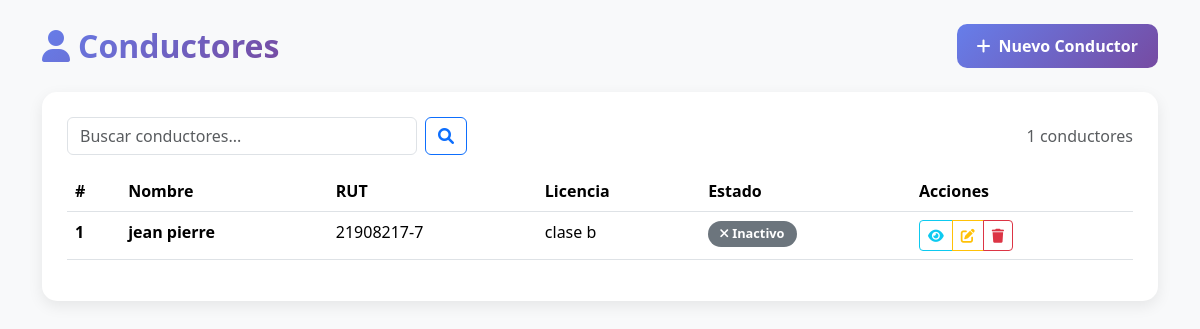
The app's page /transporte/conductores/ with its own data.
### transporte/models.py (models this page shows, shortened)
class Conductor(models.Model):
    id = models.AutoField(primary_key=True)
    nombre = models.CharField(max_length=100)
    rut = models.CharField(max_length=12, unique=True)
    licencia = models.CharField(max_length=20)
    activo = models.BooleanField(default=True)

### transporte/views.py (the view)
# urls.py: path('conductores/', views.conductores_listado, name='conductores_listado'),
def conductores_listado(request):
    query = request.GET.get('q')
    if query:
        conductores = Conductor.objects.filter(
            Q(nombre__icontains=query) |
            Q(rut__icontains=query) |
            Q(licencia__icontains=query)
        )
    else:
        conductores = Conductor.objects.all()
    return render(request, "transporte/conductores/listado_conductores.html", {"conductores": conductores})

### transporte/templates/transporte/conductores/listado_conductores.html (shortened to what this page needs)
{% load static %}
<!DOCTYPE html>
<html lang="es">
<head>
    <link href="https://cdn.jsdelivr.net/npm/bootstrap@5.3.2/dist/css/bootstrap.min.css" rel="stylesheet">
    <link rel="stylesheet" href="https://cdnjs.cloudflare.com/ajax/libs/font-awesome/6.0.0/css/all.min.css">
</head>
<body>
<div class="container py-4">
    <div class="d-flex justify-content-between align-items-center mb-4">
        <h2 class="title m-0">
            <i class="fas fa-user me-2"></i>Conductores
        </h2>
        <a href="{% url 'transporte:conductor_crear' %}" class="btn btn-primary">
            <i class="fas fa-plus me-2"></i>Nuevo Conductor
        </a>
    </div>
    <div class="table-container">
        <div class="d-flex justify-content-between align-items-center mb-3">
            <form class="d-flex" method="get" style="flex: 1; max-width: 400px;">
                <input class="form-control me-2" name="q" placeholder="Buscar conductores...">
                <button class="btn btn-outline-primary">
                    <i class="fas fa-search"></i>
                </button>
            </form>
            <span class="text-muted">{{ conductores.count }} conductores</span>
        </div>
        <div class="table-responsive">
            <table class="table table-hover">
                <thead>
                    <tr>
                        <th>#</th>
                        <th>Nombre</th>
                        <th>RUT</th>
                        <th>Licencia</th>
                        <th>Estado</th>
                        <th>Acciones</th>
                    </tr>
                </thead>
                <tbody>
                    {% for c in conductores %}
                    <tr>
                        <td><strong>{{ c.id }}</strong></td>
                        <td class="fw-bold">{{ c.nombre }}</td>
                        <td>{{ c.rut }}</td>
                        <td>{{ c.licencia }}</td>
                        <td>
                            {% if c.activo %}
                                <span class="badge bg-success badge-estado">
                                    <i class="fas fa-check me-1"></i>Activo
                                </span>
                            {% else %}
                                <span class="badge bg-secondary badge-estado">
                                    <i class="fas fa-times me-1"></i>Inactivo
                                </span>
                            {% endif %}
                        </td>
                        <td>
                            <div class="btn-group btn-group-sm">
                                <a href="{% url 'transporte:conductor_detalle' c.id %}" class="btn btn-outline-info">
                                    <i class="fas fa-eye"></i>
                                </a>
                                <a href="{% url 'transporte:conductor_editar' c.id %}" class="btn btn-outline-warning">
                                    <i class="fas fa-edit"></i>
                                </a>
                                <a href="{% url 'transporte:conductor_eliminar' c.id %}" class="btn btn-outline-danger">
                                    <i class="fas fa-trash"></i>
                                </a>
                            </div>
                        </td>
                    </tr>
                    {% endfor %}
                </tbody>
            </table>
        </div>
    </div>
</div>
</body>
</html>

### transporte/templates/transporte/conductores/listado_conductores.html (style rules this page uses)
body { background: #f8f9fa; }
.table-container { background: white; padding: 25px; border-radius: 15px; box-shadow: 0 5px 15px rgba(0,0,0,.08); }
.title { font-weight: 700; color: #2c3e50; background: linear-gradient(135deg, #667eea 0%, #764ba2 100%); -webkit-background-clip: text; -webkit-text-fill-color: transparent; }
.btn-primary { background: linear-gradient(135deg, #667eea 0%, #764ba2 100%); border: none; border-radius: 10px; padding: 10px 20px; font-weight: 600; }
.table thead { background: linear-gradient(135deg, #667eea 0%, #764ba2 100%); color: white; }
.badge-estado { padding: 6px 12px; border-radius: 20px; font-size: 0.8rem; }

### records on screen
Conductor: id "1", nombre "jean pierre", rut "21908217-7", licencia "clase b", activo False (drawn)

### other values on screen
{{ conductores.count }} "1"
